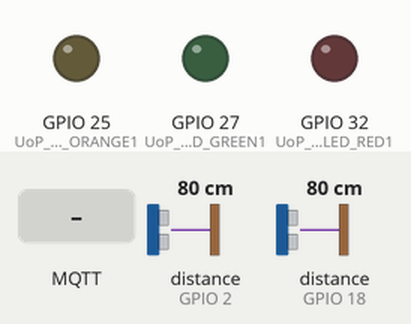
Simulated run of this sketch. Board: ESP32. On the bench: output pins drawn as LEDs (lit = HIGH). Wiring (inferred from the names in the program): 2 × ultrasonic range finder: trigger GPIO 5, echo GPIO 18 / trigger GPIO 15, echo GPIO 2. Inputs (shaded band) come from the test bench; at power-on: distance to the obstacle (sensors on GPIO 2, GPIO 18) 80 cm. The echo pulse lasts 58.3 µs per cm; WiFi joins after 1.5 s; servers stay silent unless stated; the local clock reads 2024-03-15 10:24:30 at power-on unless the sketch sets it; no MQTT or app messages arrive unless stated; pins used as bus, display or sensor lines are not drawn; what the sketch prints to the serial monitor is not drawn.

Above: at 2.7 s.
2.8 s: MQTT message "Red1" arrives on the first subscribed topic
At 4.0 s:
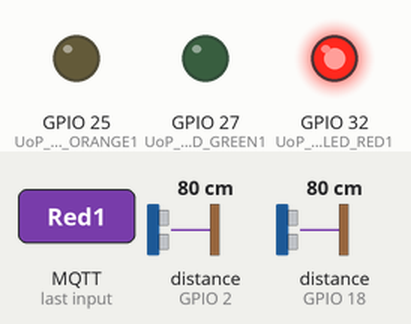
5.1 s: MQTT message "Orange1" arrives on the first subscribed topic
At 6.9 s:
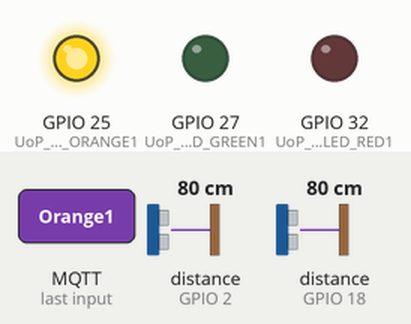
7.2 s: MQTT message "Green1" arrives on the first subscribed topic
At 8.6 s:
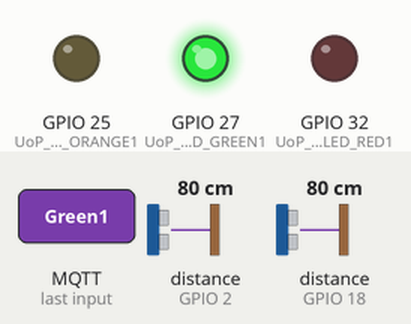
15.4 s: MQTT message "Red2" arrives on the first subscribed topic
At 17.2 s:
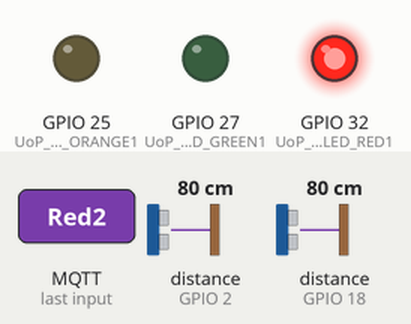
Timing chart, 0 to 18.5 s (numbered marks = the images above; inputs shaded):
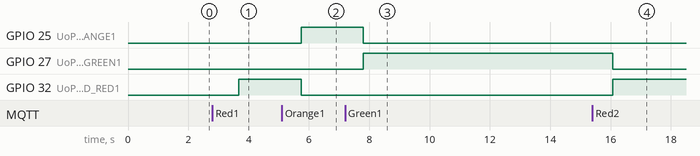

The sketch:

arduinoCode.ino
```cpp
#include <WiFi.h>
#include <PubSubClient.h>
#include "time.h"

// date and time settings
const long gmtOffset_sec = 19800;
const int daylightOffset_sec = 0;
const char* ntpServer = "pool.ntp.org";

// Replace the next variables with your SSID/Password combination
const char* ssid = "Mi 9T";
const char* password = "123456789";

// Add your MQTT Broker IP address,
const char* mqtt_server = "test.mosquitto.org";

// mqtt client
WiFiClient espClient;
PubSubClient client(espClient);
long lastMsg = 0;
char msg[50];
int value = 0;

// pins of the ultrasonic sensors
const int trigPinSensor1 = 5;
const int echoPinSensor1 = 18;

const int trigPinSensor2 = 15;
const int echoPinSensor2 = 2;

const int trigPinSensor3 = 15;
const int echoPinSensor3 = 2;


//define sound speed in cm/uS
#define SOUND_SPEED 0.034

// pins for the LEDs
#define UoP_CO326_Group7_Actuator_LED_RED1 32
#define UoP_CO326_Group7_Actuator_LED_ORANGE1 25
#define UoP_CO326_Group7_Actuator_LED_GREEN1 27

#define UoP_CO326_Group7_Actuator_LED_RED2 32
#define UoP_CO326_Group7_Actuator_LED_ORANGE2 25
#define UoP_CO326_Group7_Actuator_LED_GREEN2 27

// what LED is on right now
// R - Red
// O - Orange
// G - Green
char currentLED_1 = 'R';
char currentLED_2 = 'R';

// callback for MQTT
// This runs when there is a new message from MQTT
void callback(char* topic, byte* message, unsigned int length) {
  // print the message for debugging
  Serial.print("Message arrived on topic: ");
  Serial.print(topic);
  Serial.print(". Message: ");

  // convert the byte messge into a char array
  String messageTemp;
  for (int i = 0; i < length; i++) {
    messageTemp += (char)message[i];
  }
  Serial.println(messageTemp);


  // if its to change the colour. Change colour
  if (messageTemp == "Red1") {
    TurnOffAllLEDS_1();

    TurnOnRED_1();
  } else if (messageTemp == "Orange1") {
    TurnOffAllLEDS_1();

    TurnOnORANGE_1();
  } else if (messageTemp == "Green1") {
    TurnOffAllLEDS_1();

    TurnOnGREEN_1();
  }else if (messageTemp == "Red2") {
    TurnOffAllLEDS_2();

    TurnOnRED_2();
  }else if (messageTemp == "Orange2") {
    TurnOffAllLEDS_2();

    TurnOnORANGE_2();
  }else if (messageTemp == "Green2") {
    TurnOffAllLEDS_2();

    TurnOnGREEN_2();
  }
}

// conect to wifi
void setup_wifi() {
  delay(10);
  // We start by connecting to a WiFi network
  Serial.println();
  Serial.print("Connecting to ");
  Serial.println(ssid);

  WiFi.begin(ssid, password);

  while (WiFi.status() != WL_CONNECTED) {
    delay(500);
    Serial.print(".");
  }

  Serial.println("");
  Serial.println("WiFi connected");
  Serial.println("IP address: ");
  Serial.println(WiFi.localIP());
}


// if MQTT is not connected. Connect
void reconnect() {
  // Loop until we're reconnected
  while (!client.connected()) {
    Serial.print("Attempting MQTT connection...");
    // Attempt to connect
    if (client.connect("co326_group7_smart_trafic_light_system_node_1")) {
      Serial.println("connected");
      // Subscribe
      client.subscribe("group7/control");
    } else {
      Serial.print("failed, rc=");
      Serial.print(client.state());
      Serial.println(" try again in 5 seconds");
      // Wait 5 seconds before retrying
      delay(5000);
    }
  }
}

// get sensor reading from sensor 1
// returns a float as the distance in centimeters
float getUltrasonic1Reading() {
  long duration;
  float distanceCm;
  digitalWrite(trigPinSensor1, LOW);
  delayMicroseconds(2);
  digitalWrite(trigPinSensor1, HIGH);
  delayMicroseconds(10);
  digitalWrite(trigPinSensor1, LOW);
  duration = pulseIn(echoPinSensor1, HIGH);
  distanceCm = duration * SOUND_SPEED / 2;
  Serial.print("Ultransonic Sensor 1 Distance (cm): ");
  Serial.println(distanceCm);

  return distanceCm;
}

// get sensor reading from sensor 2
// returns a float as the distance in centimeters
float getUltrasonic2Reading() {
  long duration;
  float distanceCm;
  digitalWrite(trigPinSensor2, LOW);
  delayMicroseconds(2);
  digitalWrite(trigPinSensor2, HIGH);
  delayMicroseconds(10);
  digitalWrite(trigPinSensor2, LOW);
  duration = pulseIn(echoPinSensor2, HIGH);
  distanceCm = duration * SOUND_SPEED / 2;
  Serial.print("Ultransonic Sensor 2 Distance (cm): ");
  Serial.println(distanceCm);

  return distanceCm;
}

// get sensor reading from sensor 3
// returns a float as the distance in centimeters
float getUltrasonic3Reading() {
  long duration;
  float distanceCm;
  digitalWrite(trigPinSensor3, LOW);
  delayMicroseconds(2);
  digitalWrite(trigPinSensor3, HIGH);
  delayMicroseconds(10);
  digitalWrite(trigPinSensor3, LOW);
  duration = pulseIn(echoPinSensor3, HIGH);
  distanceCm = duration * SOUND_SPEED / 2;
  Serial.print("Ultransonic Sensor 2 Distance (cm): ");
  Serial.println(distanceCm);

  return distanceCm;
}

// Functions to turn on and off LEDs
void TurnOnRED_1() {
  digitalWrite(UoP_CO326_Group7_Actuator_LED_RED1, HIGH);
  currentLED_1 = 'R';
}

void TurnOffRED_1() {
  digitalWrite(UoP_CO326_Group7_Actuator_LED_RED1, LOW);
  currentLED_1 = 'N';
}

void TurnOnORANGE_1() {
  digitalWrite(UoP_CO326_Group7_Actuator_LED_ORANGE1, HIGH);
  currentLED_1 = 'O';
}

void TurnOffORANGE_1() {
  digitalWrite(UoP_CO326_Group7_Actuator_LED_ORANGE1, LOW);
  currentLED_1 = 'N';
}

void TurnOnGREEN_1() {
  digitalWrite(UoP_CO326_Group7_Actuator_LED_GREEN1, HIGH);
  currentLED_1 = 'G';
}

void TurnOffGREEN_1() {
  digitalWrite(UoP_CO326_Group7_Actuator_LED_GREEN1, LOW);
  currentLED_1 = 'N';
}

void TurnOffAllLEDS_1() {
  TurnOffRED_1();
  TurnOffORANGE_1();
  TurnOffGREEN_1();
  currentLED_1 = 'N';
}

void TurnOnRED_2() {
  digitalWrite(UoP_CO326_Group7_Actuator_LED_RED2, HIGH);
  currentLED_2 = 'R';
}

void TurnOffRED_2() {
  digitalWrite(UoP_CO326_Group7_Actuator_LED_RED2, LOW);
  currentLED_2 = 'N';
}

void TurnOnORANGE_2() {
  digitalWrite(UoP_CO326_Group7_Actuator_LED_ORANGE2, HIGH);
  currentLED_2 = 'O';
}

void TurnOffORANGE_2() {
  digitalWrite(UoP_CO326_Group7_Actuator_LED_ORANGE2, LOW);
  currentLED_2 = 'N';
}

void TurnOnGREEN_2() {
  digitalWrite(UoP_CO326_Group7_Actuator_LED_GREEN2, HIGH);
  currentLED_2 = 'G';
}

void TurnOffGREEN_2() {
  digitalWrite(UoP_CO326_Group7_Actuator_LED_GREEN2, LOW);
  currentLED_2 = 'N';
}

void TurnOffAllLEDS_2() {
  TurnOffRED_2();
  TurnOffORANGE_2();
  TurnOffGREEN_2();
  currentLED_2 = 'N';
}

String getLocalTimeAsString() {
  struct tm timeinfo;
  if (!getLocalTime(&timeinfo)) {
    return "Failed to obtain time";
  }

  char buffer[150];
  strftime(buffer, sizeof(buffer), "%B %d %Y %H:%M:%S", &timeinfo);

  return String(buffer);
}

// runs this code once when program starts
void setup() {
  // set serial port baud rate
  Serial.begin(115200);

  // set ultrasoinc sensor pins mode
  pinMode(trigPinSensor1, OUTPUT);
  pinMode(echoPinSensor1, INPUT);
  pinMode(trigPinSensor2, OUTPUT);
  pinMode(echoPinSensor2, INPUT);

  // set LED pings
  pinMode(UoP_CO326_Group7_Actuator_LED_RED1, OUTPUT);
  pinMode(UoP_CO326_Group7_Actuator_LED_ORANGE1, OUTPUT);
  pinMode(UoP_CO326_Group7_Actuator_LED_GREEN1, OUTPUT);

  pinMode(UoP_CO326_Group7_Actuator_LED_RED2, OUTPUT);
  pinMode(UoP_CO326_Group7_Actuator_LED_ORANGE2, OUTPUT);
  pinMode(UoP_CO326_Group7_Actuator_LED_GREEN2, OUTPUT);

  // connect to wifi
  setup_wifi();

  // set mqtt configurations
  client.setServer(mqtt_server, 1883);
  client.setCallback(callback);

  //init and get the time
  configTime(gmtOffset_sec, daylightOffset_sec, ntpServer);
}

// run this code in a loop
void loop() {
  // if mqtt is not conected. connect to mqtt broker
  if (!client.connected()) {
    reconnect();
  }

  // get readings from the sensors
  int sensor1 = getUltrasonic1Reading();
  int sensor2 = getUltrasonic2Reading();
  int sensor3 = getUltrasonic3Reading();

  String dateAndTime = getLocalTimeAsString();

  // create the mqtt msg to send
  // String msg = String(currentLED) + "," + String(sensor1) + "," + String(sensor2) + "," + dateAndTime;
  String msg = "{\"deviceName\" : \"trafficLightsNumber1\" , \"timeMeasured\" : \"" + dateAndTime + "\", \"distanceSensor1\" : \"" + String(sensor1) + "\", \"distanceSensor2\" : \"" + String(sensor2) + "\", \"distanceSensor3\" : \"" + String(sensor3) + "\", \"currentColor1\" : \"" + String(currentLED_1) + "\", \"currentColor2\" : \""  + String(currentLED_2) + "\"}";

  char msgCharAray[750] = {};
  msg.toCharArray(msgCharAray, 749);
  Serial.println(msg);


  client.publish("group7/sensors", msgCharAray);

  client.loop();


  delay(1000);
}
```

Measured:
- after the input at 2.8 s, GPIO 32 (UoP_CO326_Group7_Actuator_LED_RED1): LOW → HIGH after 0.87 s
- after the input at 5.1 s, GPIO 25 (UoP_CO326_Group7_Actuator_LED_ORANGE1): LOW → HIGH after 0.64 s; GPIO 32 (UoP_CO326_Group7_Actuator_LED_RED1): HIGH → LOW after 0.64 s
- after the input at 7.2 s, GPIO 25 (UoP_CO326_Group7_Actuator_LED_ORANGE1): HIGH → LOW after 0.61 s; GPIO 27 (UoP_CO326_Group7_Actuator_LED_GREEN1): LOW → HIGH after 0.61 s
- after the input at 15.4 s, GPIO 27 (UoP_CO326_Group7_Actuator_LED_GREEN1): HIGH → LOW after 0.67 s; GPIO 32 (UoP_CO326_Group7_Actuator_LED_RED1): LOW → HIGH after 0.67 s
